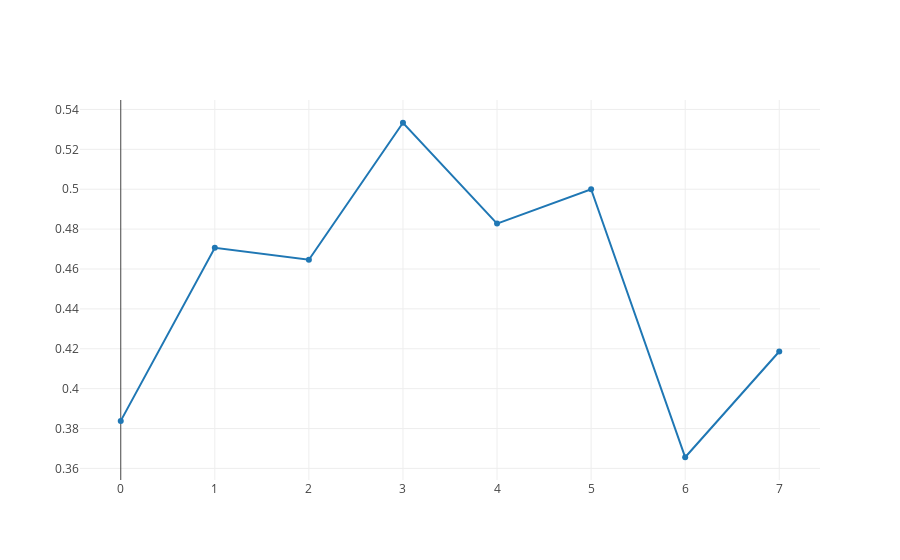

Here is the notebook cell this chart was saved with:
### Markdown cell above
Does users’ willingness to answer the question change over time?

If we look at it from the perspective of time from install, it does not. Weeks elapsed since install, versus percentage of sessions where the user chooses to answer the choose difficulty prompt. this is restricted only to users who remained installed for at least 7 full weeks. Seems to be fairly stable (mysterious fall at week 6 aside)

### Code cell
from cost_utils_libs import plot_response_rate_since_first_impression_per_week
plot_response_rate_since_first_impression_per_week()

### Figure 1 — Plotly figure (JSON) as saved in the notebook; plotly's stock layout.template omitted (floating-point values rounded to 4 significant figures)
{"data": [{"type": "scatter", "uid": "15373363-74c8-42b0-b3aa-b2b28fcbe723", "x": [0, 1, 2, 3, 4, 5, 6, 7], "y": [0.3838, 0.4706, 0.4646, 0.5333, 0.4828, 0.5, 0.3656, 0.4186]}], "layout": {}}
